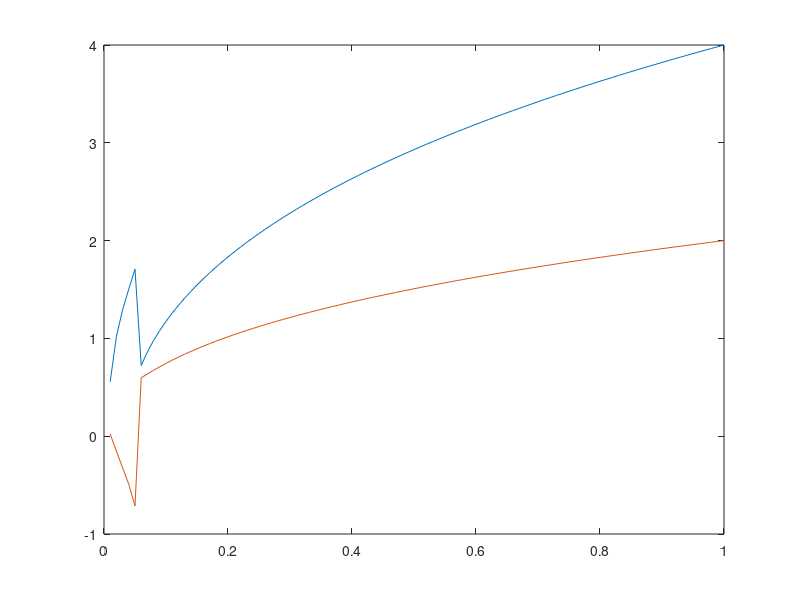

The MATLAB script that drew this image:
%Problem 4
%matlab program to solve two-dimensional N-R problem
clear
close all
d = zeros(2,1);
Ntsteps = 100;
t = linspace(1/Ntsteps,1,Ntsteps);
etol = 1.0e-16;

for titer = 1:Ntsteps
   Fext = [ 56*t(titer); 132*t(titer) ];
   enorm = 1000;
   iter = 0;
   while (abs(enorm) > etol)
      iter = iter+1;
      d1 = d(1);  d2 = d(2);
      Fint = [ d1 + 4*d2^3 + 5*d2^2; d1^3 + 3*d1^2 + 10*d2];
      Resid = Fext-Fint;
      Ktan = [1 12*d2^2 + 10*d2; 3*d1^2 + 6*d1 10 ];
      %Ktan = [10 0; 0 10];
      deltad = inv(Ktan)*Resid;
      if (iter == 1)
          deltad0 = deltad;
          Resid0 = Resid;
      end
      enorm = (deltad'*Resid)/(deltad0'*Resid0);
      disp(enorm)
      d = d + deltad;
   end
   d1t(titer) = d(1);  d2t(titer) = d(2);
end

plot(t,d1t,t,d2t)